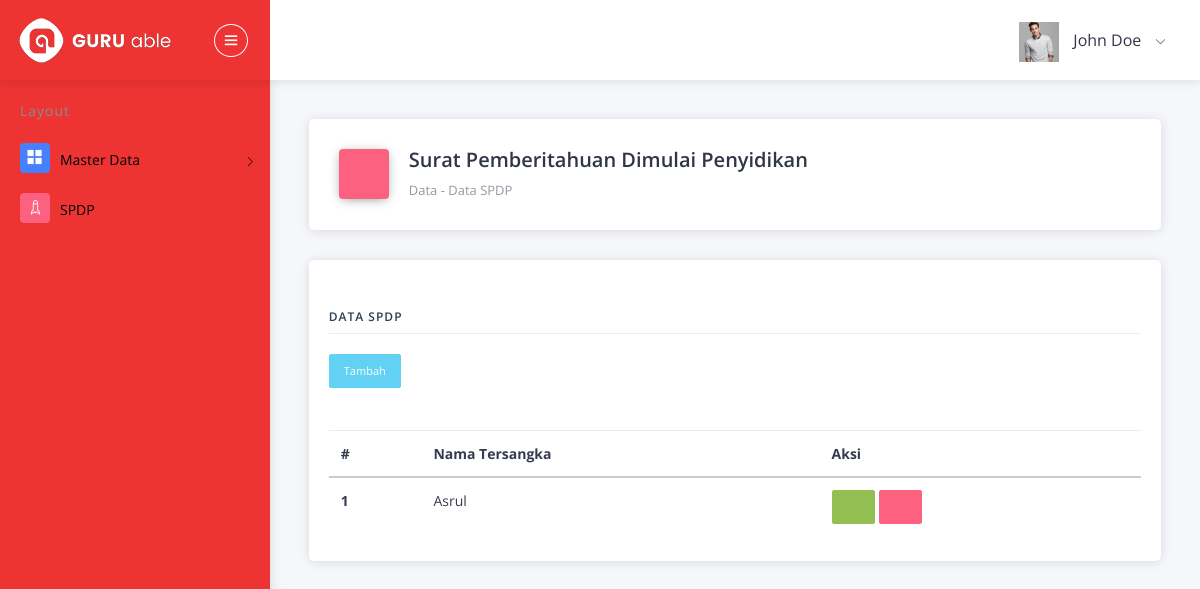
The page /index.php/spdp on the database as committed earlier.
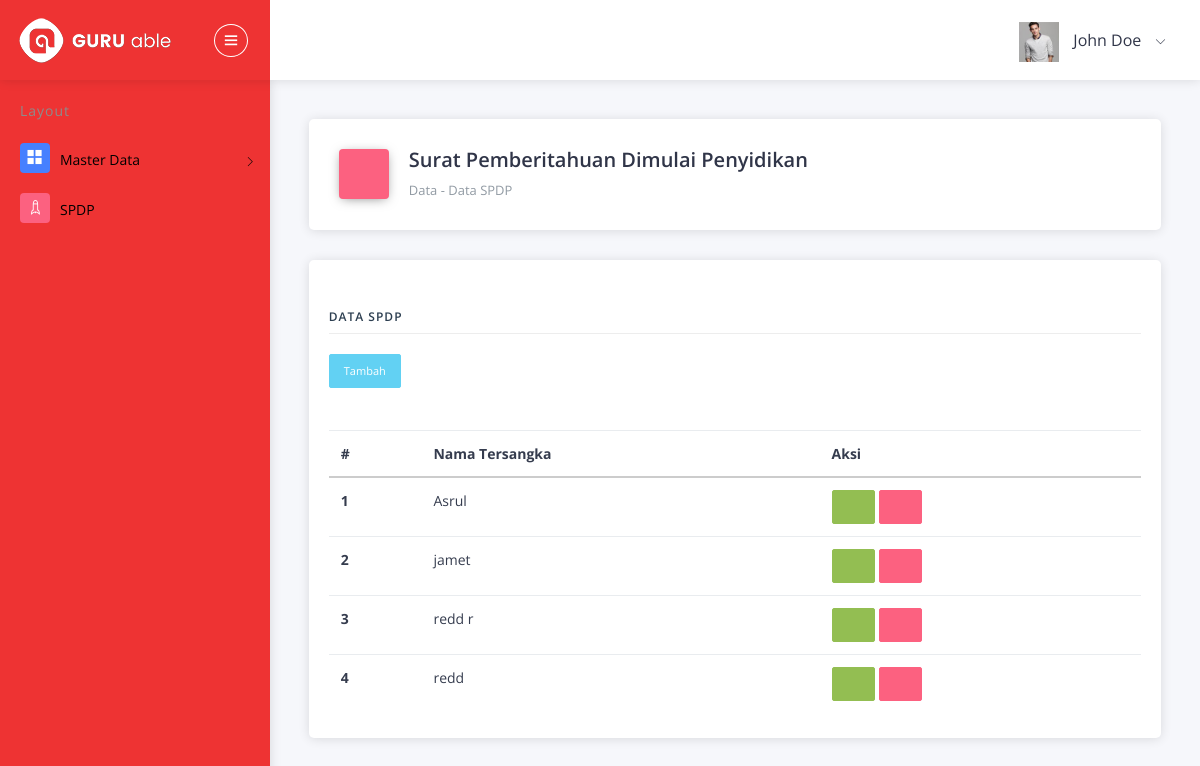
The same page on the database as committed later.
### tables this page shows
CREATE TABLE IF NOT EXISTS `data_pelapor` (
  `id` int(5) NOT NULL AUTO_INCREMENT,
  `penyidik` int(5) DEFAULT NULL,
  `nama_tersangka` varchar(255) DEFAULT NULL,
  `pasal` varchar(255) DEFAULT NULL,
  `jpu` int(5) DEFAULT NULL,
  `kasi` int(5) DEFAULT NULL,
  `aspidum` int(5) DEFAULT NULL,
  `tgl` date DEFAULT NULL,
  PRIMARY KEY (`id`)
);

### application/controllers/Spdp.php (called while the page is built, shortened)
<?php
class Spdp extends CI_Controller
{
    public function __construct()
    {
        $this->load->model('Spdp_model');
    }
    public function index()
    {
        $data['spdp'] = $this->Spdp_model->getAllSpdp();
        $this->load->view('template/atas');
        $this->load->view('spdp/index', $data);
        $this->load->view('template/bawah');
    }
}

### index.php (called while the page is built, shortened)
<?php
require_once BASEPATH.'core/CodeIgniter.php';

### application/models/Spdp_model.php (called while the page is built, shortened)
<?php
class Spdp_model extends CI_model
{
    public function getAllSpdp()
    {
        return $this->db->get('data_pelapor')->result_array();
    }
}

### application/views/spdp/index.php (the view, shortened to what this page needs)
<div class="pcoded-content">
    <div class="pcoded-inner-content">
        <div class="main-body">
            <div class="page-wrapper">
                <div class="page-header card">
                    <div class="row align-items-end">
                        <div class="col-lg-8">
                            <div class="page-header-title">
                                <i class="icofont icofont icofont icofont-file-document bg-c-pink"></i>
                                <div class="d-inline">
                                    <h4>Surat Pemberitahuan Dimulai Penyidikan</h4>
                                    <span>Data - Data SPDP</span>
                                </div>
                            </div>
                        </div>
                        <div class="col-lg-4">
                        </div>
                    </div>
                </div>
                <div class="page-body">
                    <div class="row">
                        <div class="col-sm-12">
                            <div class="card">
                                <div class="card-header">
                                </div>
                                <div class="card-block">
                                    <h4 class="sub-title">Data SPDP</h4>
                                    <a href="<?= base_url() ?>spdp/add" class="btn btn-info btn-sm"> Tambah </a><br>
                                    <br>
                                    <br>
                                    <div class="card-block table-border-style">
                                        <div class="table-responsive">
                                            <table class="table">
                                                <thead>
                                                    <tr>
                                                        <th>#</th>
                                                        <th>Nama Tersangka</th>
                                                        <th>Aksi</th>
                                                    </tr>
                                                </thead>
                                                <tbody>
                                                    <?php $no = 1;
                                                    foreach ($spdp as $value) : ?>
                                                        <tr>
                                                            <th scope="row"><?= $no++ ?></th>
                                                            <td><?= $value['nama_tersangka'] ?></td>
                                                            <td><a href="<?= base_url() ?>spdp/update/<?= $value['id']; ?>" class="btn btn-success btn-sm">
                                                                    <i class="icofont icofont-pencil-alt-5"></i>
                                                                </a>
                                                                <a onclick="return confirm('Yakin Hapus')" href="<?= base_url() ?>spdp/delete/<?= $value['id']; ?>" class="btn btn-danger btn-sm">
                                                                    <i class="icofont icofont-trash"></i>
                                                                </a>
                                                            </td>
                                                        </tr>
                                                    <?php endforeach ?>
                                                </tbody>
                                            </table>
                                        </div>
                                    </div>
                                </div>
                            </div>
                        </div>
                    </div>
                </div>
            </div>
        </div>
    </div>
</div>

### application/views/template/atas.php (shortened to what this page needs)
<!DOCTYPE html>
<html lang="en">
<head>
    <link rel="stylesheet" type="text/css" href="<?= base_url() ?>assets/css/bootstrap/css/bootstrap.min.css">
    <link rel="stylesheet" type="text/css" href="<?= base_url() ?>assets/icon/themify-icons/themify-icons.css">
    <link rel="stylesheet" type="text/css" href="<?= base_url() ?>assets/icon/icofont/css/icofont.css">
    <link rel="stylesheet" type="text/css" href="<?= base_url() ?>assets/css/style.css">
    <link rel="stylesheet" type="text/css" href="<?= base_url() ?>assets/css/jquery.mCustomScrollbar.css">
    <link href="<?= base_url() ?>assets/css/select2.min.css" rel="stylesheet" />
</head>
<body>
    <div id="pcoded" class="pcoded">
        <div class="pcoded-container navbar-wrapper">
            <nav class="navbar header-navbar pcoded-header">
                <div class="navbar-wrapper">
                    <div class="navbar-logo">
                        <a class="mobile-menu" id="mobile-collapse" href="#!">
                            <i class="ti-menu"></i>
                        </a>
                        <a href="index.html">
                            <img class="img-fluid" src="<?= base_url() ?>assets/images/logo.png" alt="Theme-Logo" />
                        </a>
                    </div>
                    <div class="navbar-container container-fluid">
                        <ul class="nav-right">
                            <li class="user-profile header-notification">
                                <a href="#!">
                                    <img src="<?= base_url() ?>assets/images/avatar-4.jpg" class="img-radius" alt="User-Profile-Image">
                                    <span>John Doe</span>
                                    <i class="ti-angle-down"></i>
                                </a>
                            </li>
                        </ul>
                    </div>
                </div>
            </nav>
            <div class="pcoded-main-container">
                <div class="pcoded-wrapper">
                    <nav class="pcoded-navbar">
                        <div class="pcoded-inner-navbar main-menu">
                            <div class="pcoded-navigatio-lavel" data-i18n="nav.category.navigation">Layout</div>
                            <ul class="pcoded-item pcoded-left-item">
                                <li class="pcoded-hasmenu">
                                    <a href="javascript:void(0)">
                                        <span class="pcoded-micon"><i class="ti-layout-grid2-alt"></i></span>
                                        <span class="pcoded-mtext" data-i18n="nav.basic-components.main">Master Data</span>
                                    </a>
                                </li>
                                <li class="">
                                    <a href="<?= base_url() ?>spdp">
                                        <span class="pcoded-micon"><i class=" ti-rocket"></i></i></span>
                                        <span class="pcoded-mtext" data-i18n="nav.dash.main">SPDP</span>
                                    </a>
                                </li>
                            </ul>
                        </div>
                    </nav>

### application/views/template/bawah.php (shortened to what this page needs)
</div>
</div>
</div>
</div>
</body>
</html>

Rows that differ between the two databases and show on the page:
added data_pelapor: nama_tersangka "jamet"
added data_pelapor: nama_tersangka "redd r"
added data_pelapor: nama_tersangka "redd"
